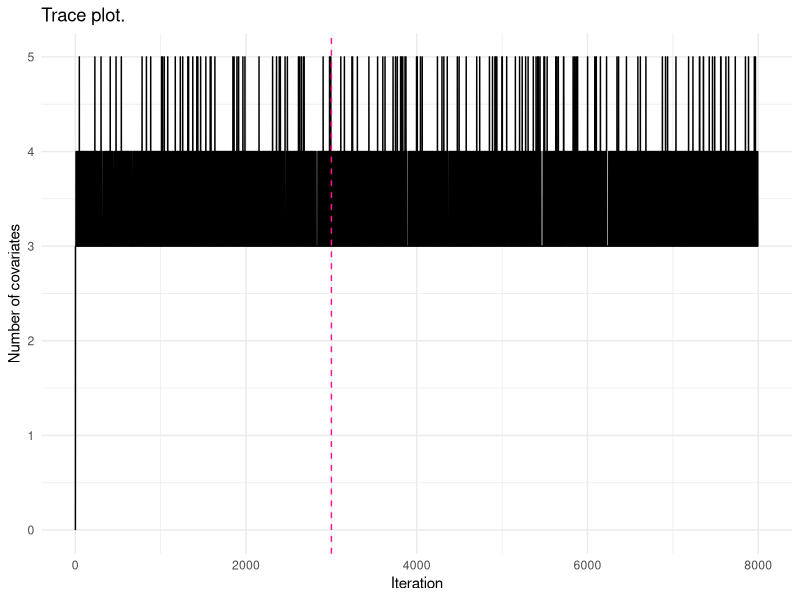

Reproduce this figure in R.
## ---- chunk 1
#| echo: false
#| warning: false

# Load data:
library(readxl)
vs2026 = read_excel("vs2026.xlsx")
# View(vs2026)

# Load required libraries:
library(ggplot2)
library(tidyr)
library(knitr)
## ---- chunk 2
#| echo: false
#| warning: false

# Set seed for reproducibility:
set.seed(123) 

# Function to sample from conditional distributions (marginal likelihood):
gibbs_sampler_fxn = function(X,Y,k=8000){
  n = nrow(X) # no. observations
  p = ncol(X) # no. x variables 
  
  # Initialise:
  gamma        = matrix(c(NA),nrow=k,ncol=p) # matrix to store gamma vectors
  gamma[1,1:p] = c(0,0,0,0,0)                # Initialise (0,0,0,0,0)
  
  # First for loop loops through different gamma vectors: 
  for (i in 2:k){
    gamma_curr = gamma[i-1,]
    
    # Second for loop loops through a single gamma vector:  
    for (j in 1:p){
      # 0: Xj is excluded
      # 1: Xj is included
      gamma0    = gamma_curr
      gamma1    = gamma_curr
      gamma0[j] = 0
      gamma1[j] = 1
      
      # Calculate d: 
      d0 = sum(gamma0)+1 # +1 includes intercept
      d1 = sum(gamma1)+1
      
      # Create design matrices: 
      X0 = cbind(1,X[,gamma0==1]) 
      X1 = cbind(1,X[,gamma1==1])
      
      Id0 = diag(1,nrow=d0,ncol=d0)
      Id1 = diag(1,nrow=d1,ncol=d1)
      
      Sigma_inv0 = t(X0)%*%X0+Id0
      Sigma0     = solve(Sigma_inv0)
      mu0        = Sigma0%*%t(X0)%*%Y
      A20        = t(Y)%*%Y-t(mu0)%*%Sigma_inv0%*%mu0+4
     
      Sigma_inv1 = t(X1)%*%X1+Id1
      Sigma1     = solve(Sigma_inv1)
      mu1        = Sigma1%*%t(X1)%*%Y
      A21        = t(Y)%*%Y-t(mu1)%*%Sigma_inv1%*%mu1+4
      
      # Calculate log marginal likelihoods:
      # Here I remove the terms that cancel out in the ratio:
            l0 = -0.5*log(det(Sigma_inv0))-(n/2+2)*log(A20/2)
      l1 = -0.5*log(det(Sigma_inv1))-(n/2+2)*log(A21/2)
      
      # Determine ratio of marginal likelihoods: 
      ratio = 1/(1+exp(l0-l1))
      
      # Update gamma vector based on ratio: 
      draw  = rbinom(1,1,ratio)
      gamma_curr[j] = draw
    
    }
    gamma[i,] = gamma_curr
  }
  return(list(gamma=gamma))
}

## ---- chunk 3
#| echo: false
#| warning: false

# Run MCMC for 8000 iterations:  
Y = as.matrix(vs2026[,1])
X = as.matrix(vs2026[,-1])
n = nrow(X)
result  = gibbs_sampler_fxn(X,Y,k=8000)
gamma   = result$gamma
burn_in = 3000 

## ---- chunk 4
#| echo: false
#| warning: false
#| label: fig-trace
#| fig-cap: "Trace plot of the number of included covariates, burn-in is indicated by the dashed line."

# Trace plot: 
num_cov  = rowSums(gamma)
trace_df = data.frame(iteration=seq_along(num_cov),num_cov=num_cov)

# Plot:
ggplot(data = trace_df,
       mapping = aes(x=iteration,y=num_cov)) +
  geom_line() +
  geom_vline(xintercept=burn_in,color="deeppink",linetype="dashed") +
  labs(title='Trace plot.',
       x='Iteration',
       y='Number of covariates') +
  theme_minimal()

## ---- chunk 5
#| echo: false
#| warning: false

# Posterior summaries from the Gibbs sampler (used again in Question b):
gamma_post             = gamma[(burn_in+1):nrow(gamma),]
inclusion_probs        = colMeans(gamma_post)
names(inclusion_probs) = paste0('X', 1:5)

label_config = function(key) {
  idx = which(strsplit(as.character(key), "")[[1]] == "1")
  if (length(idx) == 0) return("Intercept only")
  paste0("{", paste0("X", idx, collapse = ", "), "}")
}

config_key_gibbs = apply(gamma_post, 1, paste, collapse = '')
gibbs_freq       = sort(table(config_key_gibbs) / nrow(gamma_post), decreasing = TRUE)
top_model_freq   = as.numeric(gibbs_freq[1])
top_model_label  = label_config(names(gibbs_freq)[1])
## ---- chunk 6
#| echo: false
#| warning: false

# Extract posterior: 
all_gammas = as.matrix(expand.grid(rep(list(0:1),5)))
colnames(all_gammas) = paste0('X',1:5)

log_ml_fxn = function(g,Xmat,Y,n){
  d         = sum(g)+1
  Xg        = cbind(1,Xmat[,g==1])
  Id        = diag(1,nrow=d,ncol=d)
  Sigma_inv = t(Xg)%*%Xg+Id
  Sigma     = solve(Sigma_inv)
  mu        = Sigma%*%t(Xg)%*%Y
  A2        = as.numeric(t(Y)%*%Y - t(mu)%*%Sigma_inv%*%mu + 4)
  -0.5*log(det(Sigma_inv)) - (n/2+2)*log(A2/2)
}

log_m = apply(all_gammas,1,log_ml_fxn,Xmat=X,Y=Y,n=n)
lse = function(v){ m = max(v); m + log(sum(exp(v-m))) }
exact_prob = exp(log_m-lse(log_m))

# Exact marginal inclusion probability per variable
incl_exact = colSums(all_gammas*exact_prob)
names(incl_exact) = paste0('X',1:5)

## ---- chunk 7
#| echo: false
#| warning: false
#| label: tbl-comparison
#| tbl-cap: "Comparison of exact posterior probabilities and Gibbs sampler estimates."

comparison = data.frame(Variable = paste0('X',1:5),
                         Exact = round(incl_exact,4),
                         Gibbs = round(inclusion_probs,4),
                         Difference = round(inclusion_probs - incl_exact,4),
                         row.names = NULL)
kable(comparison)
## ---- chunk 8
#| echo: false
#| warning: false
#| label: tbl-topmodels
#| tbl-cap: "Comparison of top 4 model configurations for exact posterior probabilities and Gibbs sampler estimates."

config_key_all = apply(all_gammas, 1, paste, collapse = '')
exact_df = data.frame(config = config_key_all, Exact = exact_prob)
gibbs_df = data.frame(config = names(gibbs_freq), Gibbs = as.numeric(gibbs_freq))

top5 = merge(exact_df, gibbs_df, by = "config", all.x = TRUE)
top5$Gibbs[is.na(top5$Gibbs)] = 0
top5 = top5[order(-top5$Exact), ][1:4, ]
top5$Model = sapply(top5$config, label_config)

kable(top5[, c("Model", "Exact", "Gibbs")], digits = 4, row.names = FALSE)
